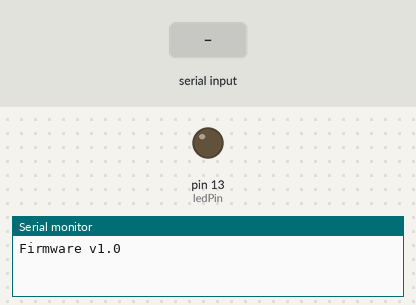
A sketch run on a simulated Arduino Uno, built with avr-gcc and run on an emulated ATmega328P. Shown: output pins drawn as LEDs (lit = HIGH), the last lines printed to the serial monitor. Inputs (shaded band) come from the test bench.

Above: at 1.2 s.
1.3 s: "1" received over Serial
At 2.0 s:
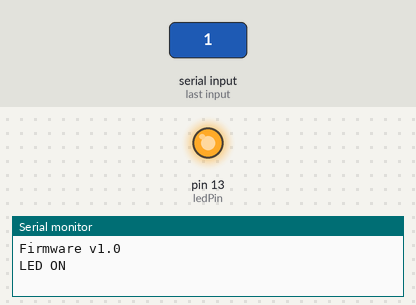
2.8 s: "0" received over Serial
At 3.1 s:
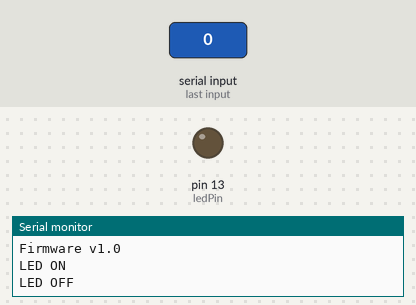
Timing chart, 0 to 5.8 s (numbered marks = the images above; inputs shaded):
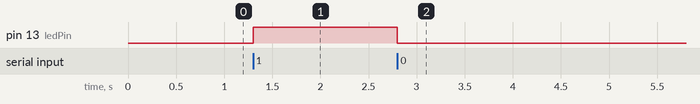

The sketch:

python_on_off_validate.ino
```cpp
const int ledPin = 13; // Built-in LED pin

void setup() {
  pinMode(ledPin, OUTPUT);

  Serial.begin(9600);
  Serial.println("Firmware v1.0");
}

void loop() {
  if (Serial.available()) {
    char input = Serial.read();

    if (input == '1') {
      digitalWrite(ledPin, HIGH); // Turn ON LED
      Serial.println("LED ON");
    }
    else if (input == '0') {
      digitalWrite(ledPin, LOW); // Turn OFF LED
      Serial.println("LED OFF");
    }

  }
}
```

Measured:
- after the input at 1.3 s, pin 13 (ledPin): LOW → HIGH at once
- after the input at 2.8 s, pin 13 (ledPin): HIGH → LOW at once
